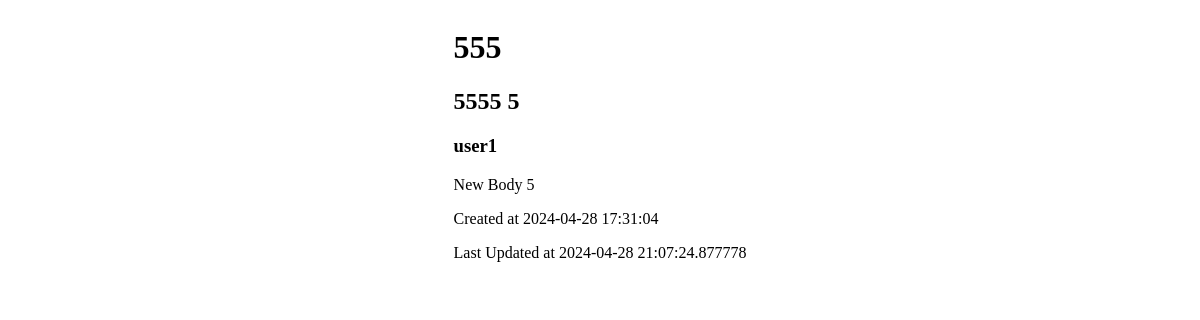
/blogs/5, run on an earlier commit of the app's database.
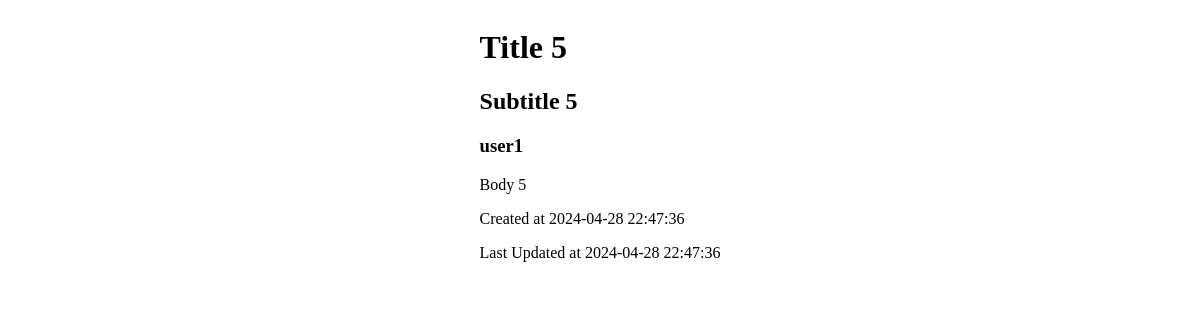
And on a later commit of the database.
### blog_api/models.py (models this page shows)
class BlogPost(db.Model):
   __tablename__ = "blog_posts"
   id: Mapped[int] = mapped_column(primary_key=True)
   title: Mapped[str]
   subtitle: Mapped[Optional[str]]
   body: Mapped[str]
   created_at: Mapped[datetime] = mapped_column(server_default=func.now())
   updated_at: Mapped[datetime] = mapped_column(onupdate=lambda : datetime.now(timezone.utc), server_default=func.now())
   author_id: Mapped[int] = mapped_column(ForeignKey("users.id"))
   author: Mapped["User"] = relationship(back_populates="blogs")

### blog_api/api.py (the view)
@app.get('/blogs/<int:blog_id>')
def get_blog(blog_id):
    res = db.get_or_404(BlogPost, blog_id)
    blog = {
        "id": res.id,
        "title": res.title,
        "subtitle": res.subtitle,
        "body": res.body,
        "created_at": res.created_at,
        "updated_at": res.updated_at,
        "author": res.author.username
    }
    return render_template('./blog.html', blog=blog, is_authed=(current_user.is_authenticated and current_user.id==res.author.id))

### blog_api/templates/blog.html (shortened to what this page needs)
{% extends 'base.html' %}
{% block content %}
<div id="blog-details">
<h1>{{blog.title}}</h1>
<h2>{{blog.subtitle}}</h2>
<h3>{{blog.author}}</h3>
<p>{{blog.body}}</p>
<p>Created at {{blog.created_at}}</p>
<p>Last Updated at {{blog.updated_at}}</p>
</div>
{% endblock %}

What changed in the data, as far as the page shows it:
changed BlogPost: title "555" → "Title 5"; subtitle "5555 5" → "Subtitle 5"; body "New Body 5" → "Body 5"; created_at "2024-04-28 17:31:04" → "2024-04-28 22:47:36"; updated_at "2024-04-28 21:07:24.877778" → "2024-04-28 22:47:36"
